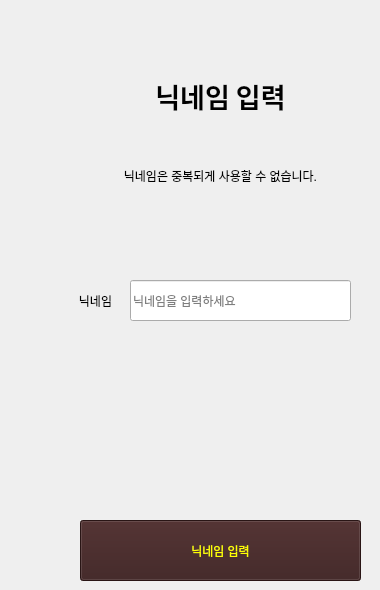
     <widget class="QWidget" name="page5">
      <widget class="QLabel" name="label_8">
       <property name="geometry">
        <rect>
         <x>70</x>
         <y>50</y>
         <width>301</width>
         <height>91</height>
        </rect>
       </property>
       <property name="font">
        <font>
         <family>Ubuntu Condensed</family>
         <pointsize>20</pointsize>
         <italic>false</italic>
         <bold>true</bold>
        </font>
       </property>
       <property name="styleSheet">
        <string notr="true">font: 700 20pt &quot;Ubuntu Condensed&quot;;
color: rgb(0, 0, 0);</string>
       </property>
       <property name="text">
        <string>닉네임 입력</string>
       </property>
       <property name="alignment">
        <set>Qt::AlignCenter</set>
       </property>
      </widget>
      <widget class="QLabel" name="label_9">
       <property name="geometry">
        <rect>
         <x>50</x>
         <y>280</y>
         <width>91</width>
         <height>41</height>
        </rect>
       </property>
       <property name="styleSheet">
        <string notr="true">font: 700 11pt &quot;Ubuntu Condensed&quot;;
color: rgb(0, 0, 0);</string>
       </property>
       <property name="text">
        <string>닉네임</string>
       </property>
       <property name="alignment">
        <set>Qt::AlignCenter</set>
       </property>
      </widget>
      <widget class="QPushButton" name="pushButton_checknick">
       <property name="geometry">
        <rect>
         <x>80</x>
         <y>520</y>
         <width>281</width>
         <height>61</height>
        </rect>
       </property>
       <property name="styleSheet">
        <string notr="true">font: 700 11pt &quot;Ubuntu Condensed&quot;;
color:yellow;
background-color: rgb(58, 29, 29);</string>
       </property>
       <property name="text">
        <string>닉네임 입력</string>
       </property>
      </widget>
      <widget class="QLineEdit" name="lineEdit_inputnick">
       <property name="geometry">
        <rect>
         <x>130</x>
         <y>280</y>
         <width>221</width>
         <height>41</height>
        </rect>
       </property>
       <property name="styleSheet">
        <string notr="true">color: rgb(0, 0, 0);</string>
       </property>
       <property name="placeholderText">
        <string>닉네임을 입력하세요</string>
       </property>
      </widget>
      <widget class="QLabel" name="label_19">
       <property name="geometry">
        <rect>
         <x>70</x>
         <y>150</y>
         <width>301</width>
         <height>51</height>
        </rect>
       </property>
       <property name="styleSheet">
        <string notr="true">font: 700 11pt &quot;Ubuntu Condensed&quot;;
color: rgb(0, 0, 0);</string>
       </property>
       <property name="text">
        <string>닉네임은 중복되게 사용할 수 없습니다.</string>
       </property>
       <property name="alignment">
        <set>Qt::AlignCenter</set>
       </property>
      </widget>
     </widget>
